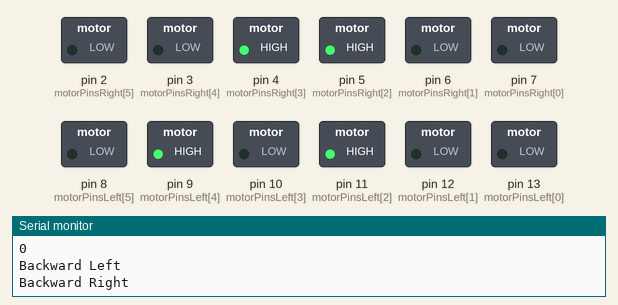
This sketch was run on a simulated Arduino Uno, built with avr-gcc and run on an emulated ATmega328P. Shown: switched loads named in the sketch (green lamp = pin HIGH), the last lines printed to the serial monitor.

Above: at 1.0 s.
At 17.5 s:
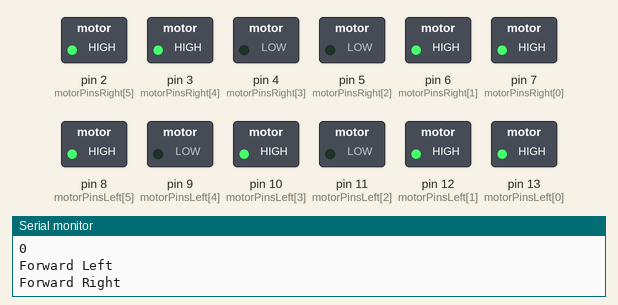
At 36.1 s:
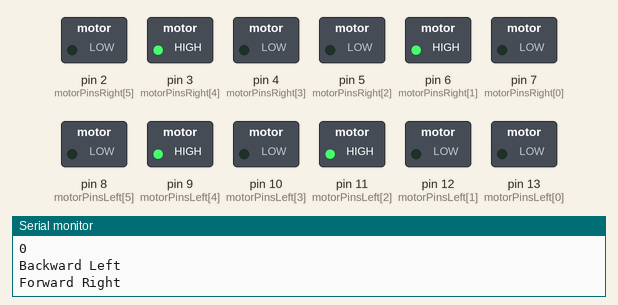
At 44.3 s:
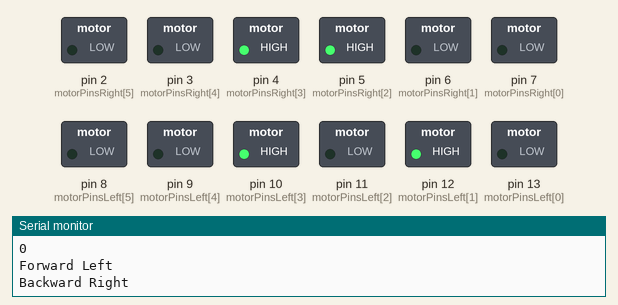
At 52.5 s:
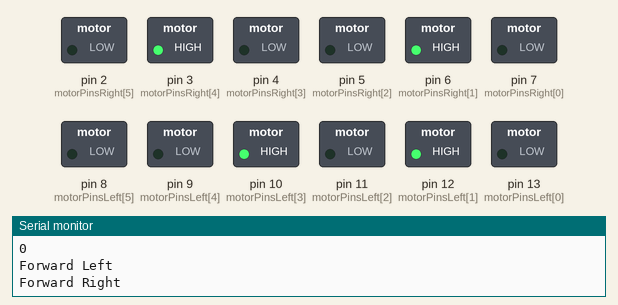
Timing chart, 0 to 61.6 s (numbered marks = the images above):
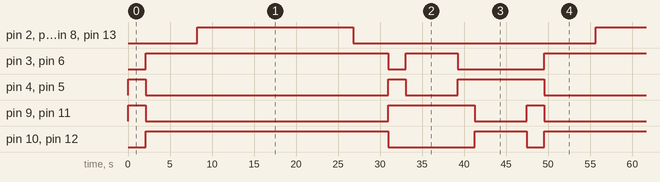

The sketch:

motors_first_try.ino
```cpp
int motorPinsLeft[6] = {13, 12, 11, 10, 9, 8};  //Pins for left motor
int motorPinsRight[6] = {7, 6, 5, 4, 3, 2};  //Pins for right motor

int maxSpeed = 255;  //Max bits, representing x00ff
int leftSpeed, rightSpeed;
int theSpeed, theTurn;
int theTorque = 1.0625;  //Convertion of how many bits will result in 1rpm

void setup() {
  // put your setup code here, to run once:  Setting everything as output
  for (int i = 0; i < 6; i++) {
    pinMode (motorPinsLeft[i], OUTPUT);
    pinMode (motorPinsRight[i], OUTPUT);
  }
Serial.begin(9600);  //Baud rate selected
}

void moveRobot(float theSpeed, float theTurn, int t = 0)  {
  //Disered speed, turn and duration t
  theSpeed *= maxSpeed;  //The per unit speed provided times the maximum bits, to see how many bits it corresponds to
  theTurn *= maxSpeed;  //The per unit turn provided times the maximum bits, to see how many bits it corresponds to
  theTorque *= theSpeed;  //Math conversion of the bits to rpm for the motors

  // Individual Speeds
  leftSpeed = int(theSpeed - theTurn);  //If my turn is positive it will turn to the left by making left motors slower and right motors faster
  rightSpeed = int(theSpeed + theTurn); //If my turn is negative it will turn to the right by making left motors faster and right motors slower

  // Limit
  leftSpeed = constrain(leftSpeed, -maxSpeed, maxSpeed);  //Constrain the values to not surpass -255 to 255. As that is 100%
  rightSpeed = constrain(rightSpeed, -maxSpeed, maxSpeed);  //In case if someone enters more than 1.0 to mySpeed or myTurn

  // Send Speed
  analogWrite(motorPinsLeft[0], abs(leftSpeed));  //Pin 7
  analogWrite(motorPinsLeft[5], abs(leftSpeed));  //Pin 2
  analogWrite(motorPinsRight[0], abs(rightSpeed));  //Pin 13
  analogWrite(motorPinsRight[5], abs(rightSpeed));  //Pin 8
  //char buffer[40];
  //sprintf(buffer, "Speed for the left motors is %d ", leftSpeed");
  //Serial.printls(buffer);
  //
  Serial.println("Speed for the left motors");
  Serial.println(leftSpeed);
  Serial.println("Speed for the right motors");
  Serial.println(rightSpeed);
  Serial.println("Speed for the left motors");
  Serial.println(theTorque);

  if (leftSpeed > 0)  {                 //Forward Left
    digitalWrite(motorPinsLeft[1], 1);  //Pin 6, int1
    digitalWrite(motorPinsLeft[2], 0);  //Pin 5, int2
    digitalWrite(motorPinsLeft[3], 1);  //Pin 4, int4
    digitalWrite(motorPinsLeft[4], 0);  //Pin 3, int3
    Serial.println("Forward Left");

  }
  else {                                //Backward Left
    digitalWrite(motorPinsLeft[1], 0);
    digitalWrite(motorPinsLeft[2], 1);
    digitalWrite(motorPinsLeft[3], 0);
    digitalWrite(motorPinsLeft[4], 1);
    Serial.println("Backward Left");
  }

  if (rightSpeed > 0)  {                 //Forward Right
    digitalWrite(motorPinsRight[1], 1);  //Pin 12, int1
    digitalWrite(motorPinsRight[2], 0);  //Pin 11, int2
    digitalWrite(motorPinsRight[3], 0);  //Pin 10, int4
    digitalWrite(motorPinsRight[4], 1);  //Pin 9, int3
    Serial.println("Forward Right");
  }
  else {                                 //Backwars Right
    digitalWrite(motorPinsRight[1], 0);
    digitalWrite(motorPinsRight[2], 1);
    digitalWrite(motorPinsRight[3], 1);
    digitalWrite(motorPinsRight[4], 0);
    Serial.println("Backward Right");
  }
   delay(2000);  //Time it will take in this action
// delay(t);
}

void loop() {
  // put your main code here, to run repeatedly:
  moveRobot(0,0,2000);               //Inputted to gradually increase speed and then decrease it
  moveRobot(0.2,0,2000);             //With no turn and a 2 seconds wait in each action
  moveRobot(0.4,0,2000);
  moveRobot(0.5,0,2000);
  moveRobot(0.6,0,2000);
  moveRobot(0.7,0,2000);
  moveRobot(0.8,0,2000);
  moveRobot(0.9,0,2000);
  moveRobot(1,0,2000);               //Max speed
  moveRobot(0.9,0,2000);
  moveRobot(0.8,0,2000);
  moveRobot(0.7,0,2000);
  moveRobot(0.6,0,2000);
  moveRobot(0.4,0,2000);
  moveRobot(0.2,0,2000);
  moveRobot(0,0,2000);               //Until here
  moveRobot(0,0.3,2000);             //The impact of a turn to the left
  moveRobot(0,0.5,2000);
  moveRobot(0,0.3,2000);
  moveRobot(0,0,2000);               //Until here
  moveRobot(0,-0.3,2000);            //The impact of a turn to the right
  moveRobot(0,-0.5,2000);
  moveRobot(0,-0.3,2000);

}

//Testing and troubleshooting

//  void moveRobot(int theSpeed)  {


//     // digitalWrite(motorPinsRight[4],1);
//     // digitalWrite(motorPinsRight[3],0);
//     // analogWrite(motorPinsRight[5], abs(theSpeed));
//     // digitalWrite(motorPinsRight[2],0);                   // 2,  1, 0
//     // digitalWrite(motorPinsRight[1],1);
//     // analogWrite(motorPinsRight[0], abs(theSpeed));

//     digitalWrite(motorPinsLeft[4], 1);  //Pin 6, int1
//     digitalWrite(motorPinsLeft[3], 0);  //Pin 5, int2
//     analogWrite(motorPinsLeft[5], abs(theSpeed));
//     digitalWrite(motorPinsLeft[2], 1);  //Pin 6, int1
//     digitalWrite(motorPinsLeft[1], 0);  //Pin 5, int2
//     analogWrite(motorPinsLeft[0], abs(theSpeed));
//     delay(2000);
//   }


//     // digitalWrite(motorPinsLeft[4],1);
//     // digitalWrite(motorPinsLeft[3],0);
//     // analogWrite(motorPinsLeft[5], abs(theSpeed));
//     // digitalWrite(motorPinsLeft[2],1);
//     // digitalWrite(motorPinsLeft[1],0);
//     // analogWrite(motorPinsLeft[0], abs(theSpeed));


//  void loop() {
//     // put your main code here, to run repeatedly:
//     moveRobot(200);
//     delay(2000);
//     moveRobot(100);
//     delay(2000);
//     moveRobot(0);
//     delay(2000);
//     moveRobot(100);
//     delay(2000);
// }
```

Measured:
- by itself, pin 3 (motorPinsRight[4]), pin 6 (motorPinsRight[1]): repeats every 47.4 s: LOW 2.1 s, HIGH 6.2 s, LOW 10.3 s, HIGH 28.9 s
- by itself, pin 4 (motorPinsRight[3]), pin 5 (motorPinsRight[2]): repeats every 47.4 s: LOW 28.9 s, HIGH 2.1 s, LOW 6.2 s, HIGH 10.3 s
- by itself, pin 9 (motorPinsLeft[4]), pin 11 (motorPinsLeft[2]): repeats every 47.4 s: LOW 28.9 s, HIGH 10.3 s, LOW 6.2 s, HIGH 2.1 s
- by itself, pin 10 (motorPinsLeft[3]), pin 12 (motorPinsLeft[1]): repeats every 47.4 s: LOW 10.3 s, HIGH 6.2 s, LOW 2.1 s, HIGH 28.9 s
- by itself, pin 2 (motorPinsRight[5]), pin 7 (motorPinsRight[0]), pin 8 (motorPinsLeft[5]), pin 13 (motorPinsLeft[0]): alternates HIGH for 18.6 s and LOW for 28.9 s
